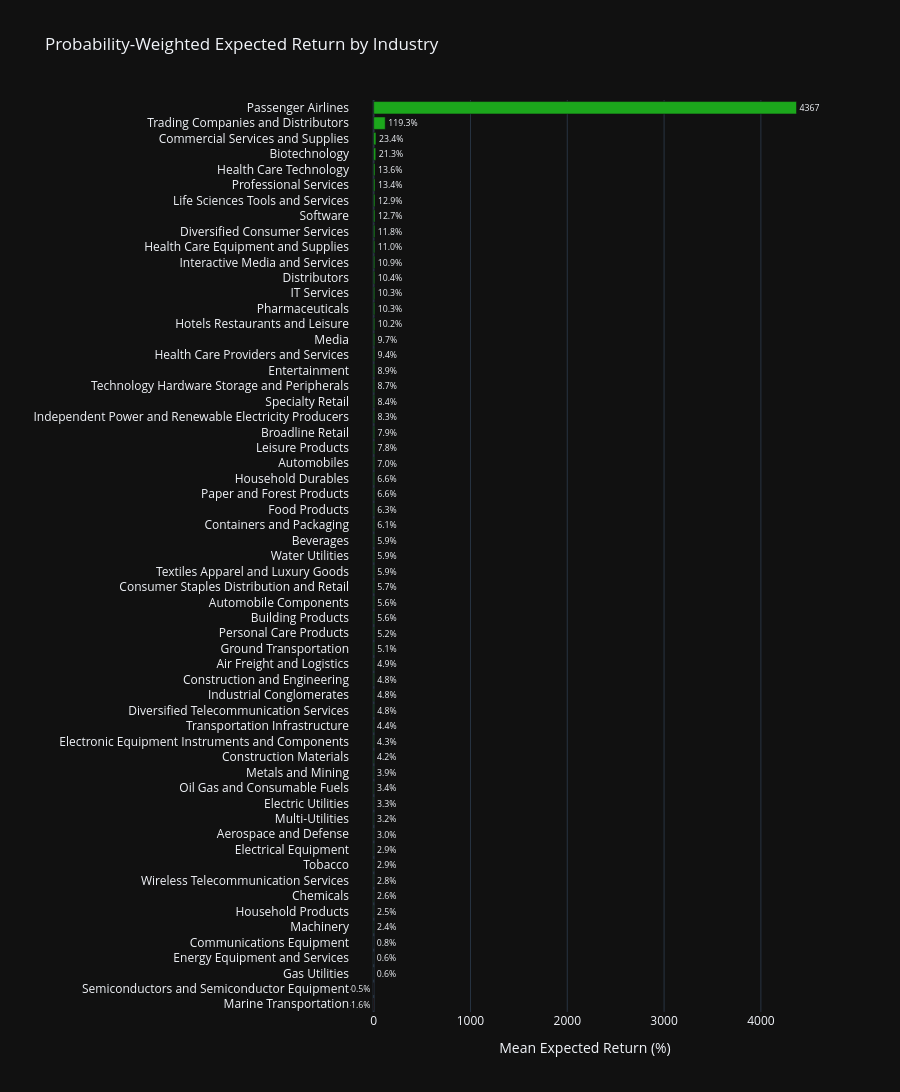

Notebook code cell kept with this figure:
### Markdown cell above
### 5.2 Probability-Weighted Expected Return by Sector

### Code cell
pt_sector = (
    pt.groupby("industry")
    .agg(
        mean_expected_return=("expected_return_prob_weighted", "mean"),
        median_expected_return=("expected_return_prob_weighted", "median"),
        mean_achievement_prob=("achievement_probability", "mean"),
        mean_conviction=("analyst_conviction", "mean"),
        count=("ticker", "count"),
    )
    .reset_index()
    .sort_values("mean_expected_return", ascending=True)
)

fig = go.Figure()
fig.add_trace(
    go.Bar(
        y=pt_sector["industry"],
        x=pt_sector["mean_expected_return"],
        orientation="h",
        marker_color=[
            COLORS[2] if v >= 0 else COLORS[3]
            for v in pt_sector["mean_expected_return"]
        ],
        text=pt_sector["mean_expected_return"].apply(lambda v: f"{v:.1f}%"),
        textposition="outside",
        hovertemplate=(
            "<b>%{y}</b><br>"
            "Mean Prob-Weighted Return: %{x:.2f}%<br>"
            "Avg Achievement Prob: %{customdata[0]:.0%}<br>"
            "Avg Conviction: %{customdata[1]:.1f}<br>"
            "Stocks: %{customdata[2]}"
        ),
        customdata=pt_sector[["mean_achievement_prob", "mean_conviction", "count"]].values,
    )
)
fig.update_layout(
    title="Probability-Weighted Expected Return by Industry",
    xaxis_title="Mean Expected Return (%)",
    template=PLOTLY_TEMPLATE,
    height=1100,
    margin=dict(l=350),
)
fig.show()

### Figure 1 — Plotly figure (JSON) as saved in the notebook; plotly's stock layout.template omitted (floating-point values rounded to 4 significant figures; data arrays with more than 128 entries replaced by an {"elided": "..."} marker saying what was removed)
{"data": [{"customdata": {"elided": "59x3 float values"}, "hovertemplate": "<b>%{y}</b><br>Mean Prob-Weighted Return: %{x:.2f}%<br>Avg Achievement Prob: %{customdata[0]:.0%}<br>Avg Conviction: %{customdata[1]:.1f}<br>Stocks: %{customdata[2]}", "marker": {"color": ["#FB0D0D", "#FB0D0D", "#1CA71C", "#1CA71C", "#1CA71C", "#1CA71C", "#1CA71C", "#1CA71C", "#1CA71C", "#1CA71C", "#1CA71C", "#1CA71C", "#1CA71C", "#1CA71C", "#1CA71C", "#1CA71C", "#1CA71C", "#1CA71C", "#1CA71C", "#1CA71C", "#1CA71C", "#1CA71C", "#1CA71C", "#1CA71C", "#1CA71C", "#1CA71C", "#1CA71C", "#1CA71C", "#1CA71C", "#1CA71C", "#1CA71C", "#1CA71C", "#1CA71C", "#1CA71C", "#1CA71C", "#1CA71C", "#1CA71C", "#1CA71C", "#1CA71C", "#1CA71C", "#1CA71C", "#1CA71C", "#1CA71C", "#1CA71C", "#1CA71C", "#1CA71C", "#1CA71C", "#1CA71C", "#1CA71C", "#1CA71C", "#1CA71C", "#1CA71C", "#1CA71C", "#1CA71C", "#1CA71C", "#1CA71C", "#1CA71C", "#1CA71C", "#1CA71C"]}, "orientation": "h", "text": ["-1.6%", "-0.5%", "0.6%", "0.6%", "0.8%", "2.4%", "2.5%", "2.6%", "2.8%", "2.9%", "2.9%", "3.0%", "3.2%", "3.3%", "3.4%", "3.9%", "4.2%", "4.3%", "4.4%", "4.8%", "4.8%", "4.8%", "4.9%", "5.1%", "5.2%", "5.6%", "5.6%", "5.7%", "5.9%", "5.9%", "5.9%", "6.1%", "6.3%", "6.6%", "6.6%", "7.0%", "7.8%", "7.9%", "8.3%", "8.4%", "8.7%", "8.9%", "9.4%", "9.7%", "10.2%", "10.3%", "10.3%", "10.4%", "10.9%", "11.0%", "11.8%", "12.7%", "12.9%", "13.4%", "13.6%", "21.3%", "23.4%", "119.3%", "4367.8%"], "textposition": "outside", "x": [-1.637, -0.4714, 0.5698, 0.643, 0.7609, 2.41, 2.508, 2.573, 2.813, 2.855, 2.875, 3.043, 3.159, 3.253, 3.385, 3.89, 4.168, 4.317, 4.424, 4.808, 4.827, 4.844, 4.864, 5.146, 5.245, 5.567, 5.638, 5.669, 5.89, 5.893, 5.901, 6.144, 6.257, 6.587, 6.606, 6.951, 7.839, 7.87, 8.308, 8.389, 8.665, 8.862, 9.399, 9.679, 10.23, 10.26, 10.31, 10.35, 10.91, 11.01, 11.81, 12.73, 12.9, 13.39, 13.56, 21.31, 23.4, 119.3, 4368.0], "y": ["Marine Transportation", "Semiconductors and Semiconductor Equipment", "Gas Utilities", "Energy Equipment and Services", "Communications Equipment", "Machinery", "Household Products", "Chemicals", "Wireless Telecommunication Services", "Tobacco", "Electrical Equipment", "Aerospace and Defense", "Multi-Utilities", "Electric Utilities", "Oil Gas and Consumable Fuels", "Metals and Mining", "Construction Materials", "Electronic Equipment Instruments and Components", "Transportation Infrastructure", "Diversified Telecommunication Services", "Industrial Conglomerates", "Construction and Engineering", "Air Freight and Logistics", "Ground Transportation", "Personal Care Products", "Building Products", "Automobile Components", "Consumer Staples Distribution and Retail", "Textiles Apparel and Luxury Goods", "Water Utilities", "Beverages", "Containers and Packaging", "Food Products", "Paper and Forest Products", "Household Durables", "Automobiles", "Leisure Products", "Broadline Retail", "Independent Power and Renewable Electricity Producers", "Specialty Retail", "Technology Hardware Storage and Peripherals", "Entertainment", "Health Care Providers and Services", "Media", "Hotels Restaurants and Leisure", "Pharmaceuticals", "IT Services", "Distributors", "Interactive Media and Services", "Health Care Equipment and Supplies", "Diversified Consumer Services", "Software", "Life Sciences Tools and Services", "Professional Services", "Health Care Technology", "Biotechnology", "Commercial Services and Supplies", "Trading Companies and Distributors", "Passenger Airlines"], "type": "bar"}], "layout": {"margin": {"l": 350}, "title": {"text": "Probability-Weighted Expected Return by Industry"}, "xaxis": {"title": {"text": "Mean Expected Return (%)"}}, "height": 1100}}
